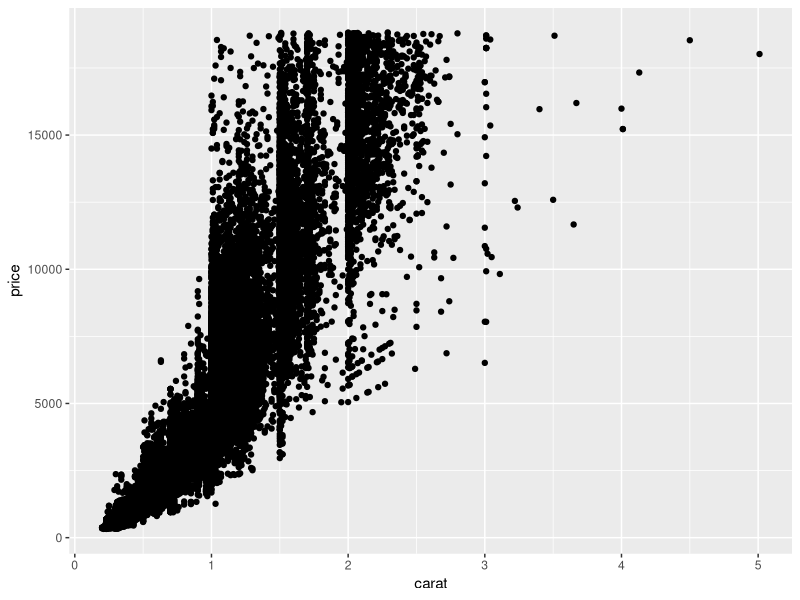
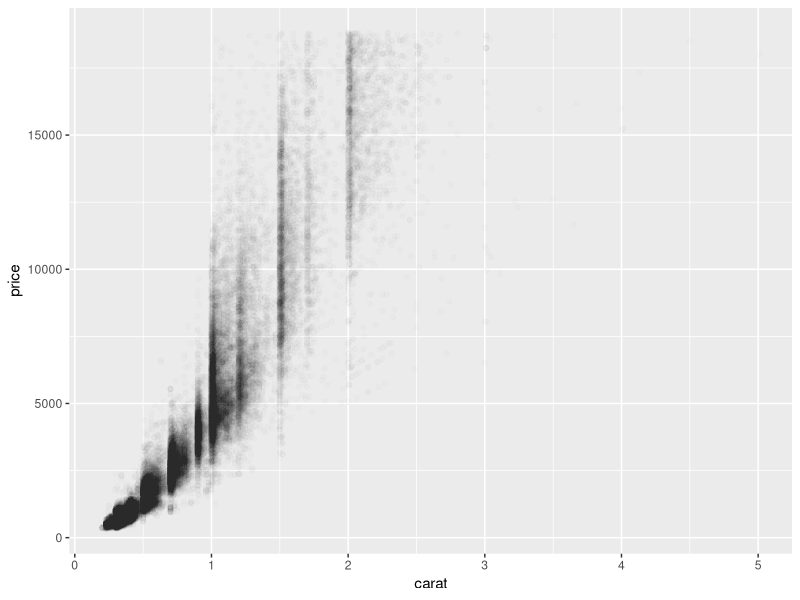
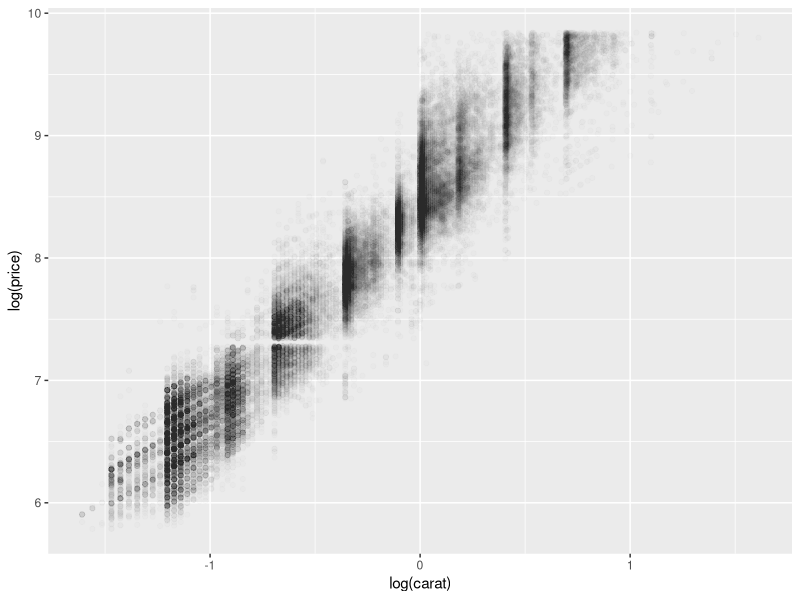
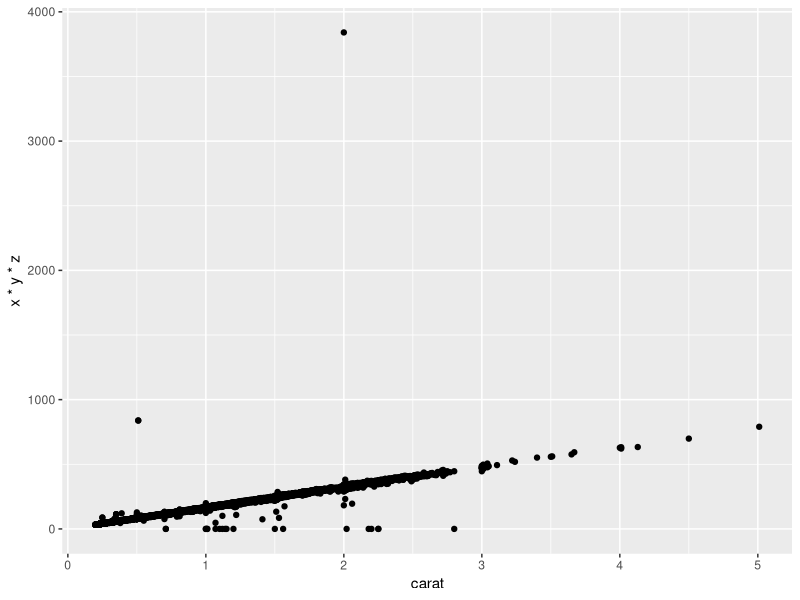
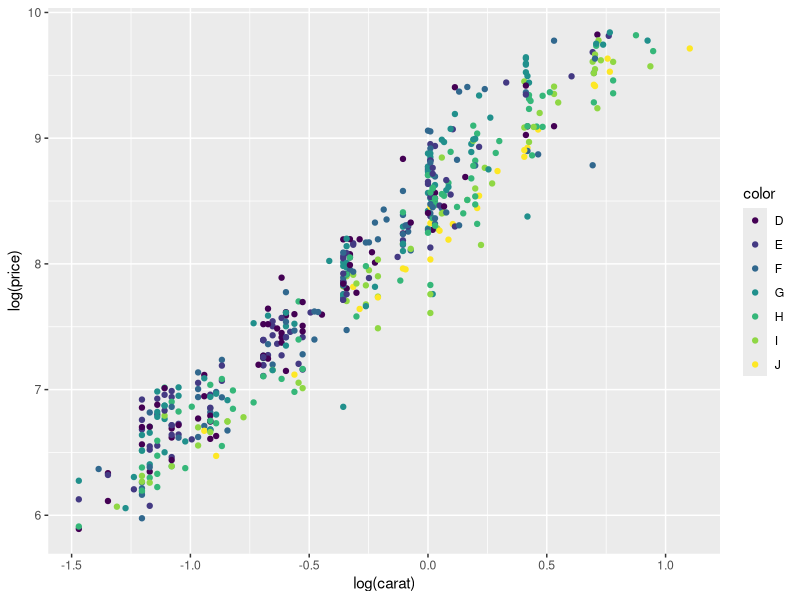
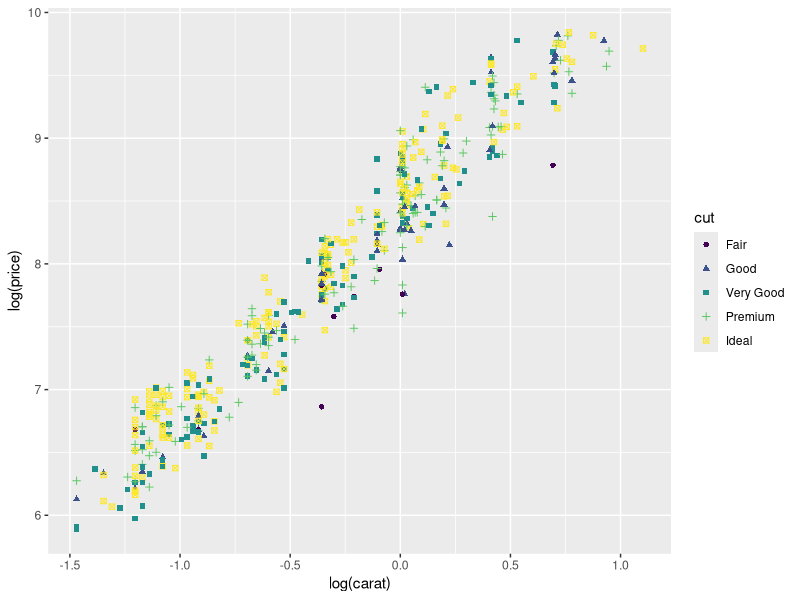
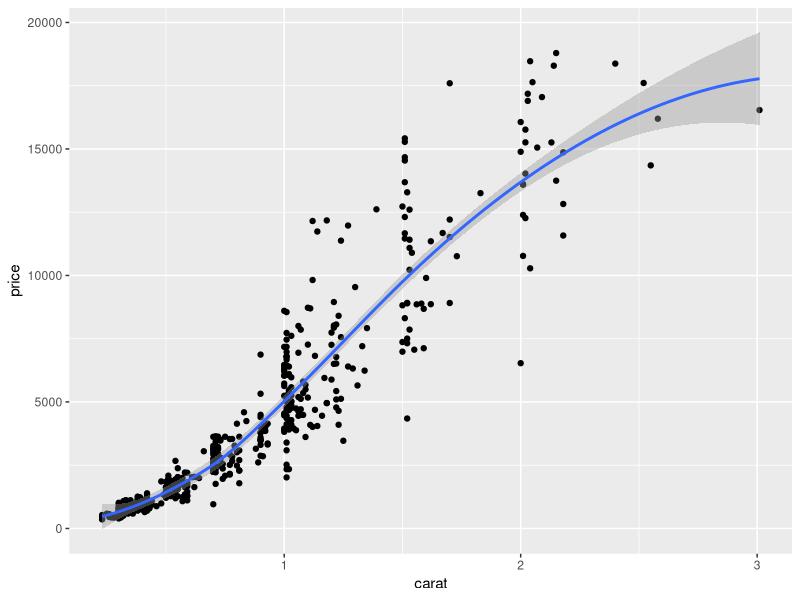
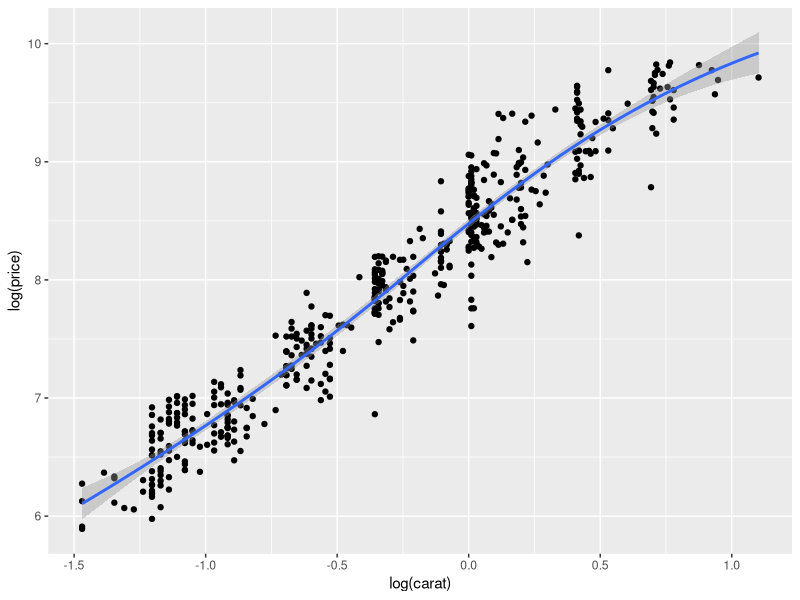

Source code (R) for these figures, in order:
#---------#---------#---------#---------#---------#---------#---------#---------
rm(list=ls())
library(ggplot2)
library(mgcv)

d.small <- diamonds[sample(nrow(diamonds), 500), ]


# 2.3 Basics 
qplot(carat, price, data=diamonds)
qplot(carat, price, data=diamonds, alpha=I(1 / 100))
qplot(log(carat), log(price), data=diamonds, alpha=I(1 / 100))
qplot(carat, x*y*z, data=diamonds)


# 2.4 Aesthetics: Color, Shape, Size
qplot(log(carat), log(price), data=d.small, color=color)
qplot(log(carat), log(price), data=d.small, color=cut, shape=cut)


# 2.5 Plot Geoms
# 2.5.1 Add a smoother
qplot(carat, price, data=d.small, geom=c('point', 'smooth'))
qplot(log(carat), log(price), data=d.small, geom=c('point', 'smooth'))
qplot(log(carat), 
      log(price), 
      data=diamonds, 
      geom=c('point', 'smooth'), 
      alpha=I(1/100))
qplot(log(carat), log(price), data=d.small, geom=c('point', 'smooth'), span=0.2)
qplot(log(carat), 
      log(price), 
      data=d.small, 
      geom=c('point', 'smooth'), 
      method='gam', 
      formula=y ~ s(x))
qplot(log(carat), 
      log(price), 
      data=d.small, 
      geom=c('point', 'smooth'), 
      method='gam', 
      formula=y ~ s(x, bs='cs'))


# 2.5.2 Boxplots and Jitter
qplot(color, price / carat, data=diamonds, geom='jitter', alpha=I(1 / 20))      
qplot(color, price / carat, data=diamonds, geom='boxplot', alpha=I(1 / 10))


# 2.5.3 Histograms; Density Plots
qplot(carat, data=diamonds, geom='histogram')
qplot(carat, 
      data=diamonds, 
      geom='histogram', 
      binwidth=0.1, 
      xlim=c(0, 3), 
      fill=color)
qplot(carat, data=diamonds, geom='density')
qplot(carat, data=diamonds, geom='density', color=color)


# 2.5.4 Bar Charts
qplot(color, data=diamonds, geom='bar')
qplot(color, data=diamonds, geom='bar', weight=carat) +  
  scale_y_continuous('carat')
  
qplot(date, unemploy / pop, data=economics, geom='line')
qplot(date, uempmed, data=economics, geom='line')

year <- function(x) { as.POSIXlt(x)$year + 1900 }
qplot(unemploy / pop, uempmed, data=economics, geom=c('point', 'path'))
qplot(unemploy / pop, uempmed, data=economics, geom='path', color=year(date))


# 2.6 Faceting
qplot(carat, 
      data=diamonds, 
      facets=color ~ ., 
      geom='histogram', 
      binwidth=0.1, 
      xlim=c(0, 3))
qplot(carat, 
      ..density..,
      data=diamonds, 
      facets=color ~ ., 
      geom='histogram', 
      binwidth=0.1, 
      xlim=c(0, 3))
      

# 2.7 Other Options
# qplot(..., xlim=c(n1, n2), log='x', main='plot title', xlab='label')
qplot(carat,
      price, 
      data=d.small, 
      xlab='Price ($)', 
      ylab='Weight (carats)', 
      main='Diamonds')
qplot(carat, 
      price / carat, 
      data=d.small, 
      ylab=expression(frac(price, carat)), 
      xlab='Weight (carats)')
qplot(carat, price, data=d.small, log='xy')